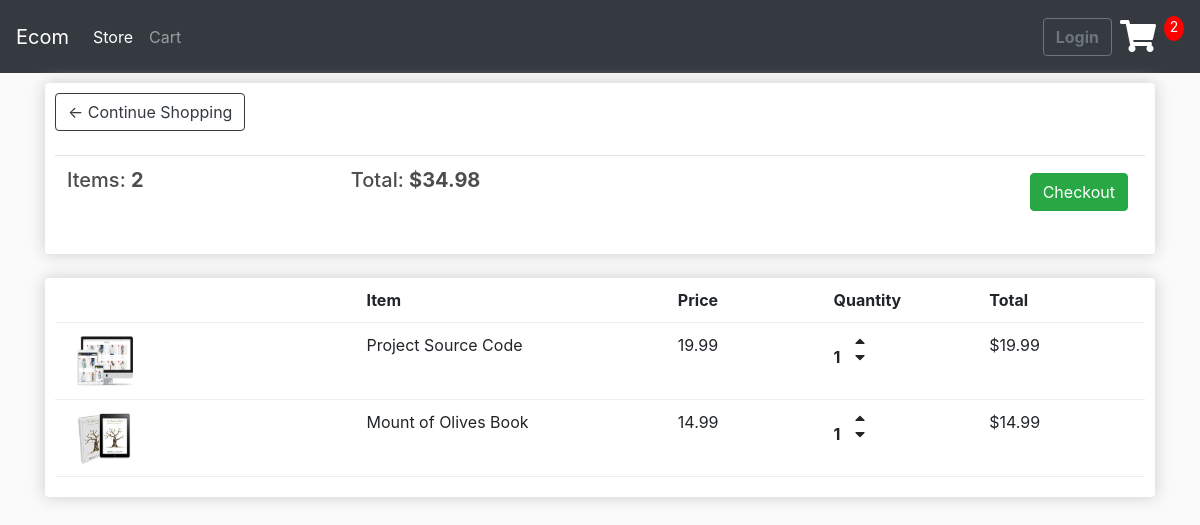
The app's page /cart/ (signed in) with its own data.
### store/models.py (models this page shows, shortened)
class Order(models.Model):
    customer = models.ForeignKey(
        Customer, on_delete=models.SET_NULL, blank=True, null=True)
    date_ordered = models.DateTimeField(auto_now_add=True)
    complete = models.BooleanField(default=False, null=True, blank=False)
    transaction_id = models.CharField(max_length=200, null=True)
    @property
    def get_cart_total(self):
        orderitems = self.orderitem_set.all()
        total = sum([item.get_total for item in orderitems])
        return total
    @property
    def get_cart_items(self):
        orderitems = self.orderitem_set.all()
        total = sum([item.quantity for item in orderitems])
        return total

class OrderItem(models.Model):
    product = models.ForeignKey(
        Product, on_delete=models.SET_NULL, blank=True, null=True)
    order = models.ForeignKey(
        Order, on_delete=models.SET_NULL, blank=True, null=True)
    quantity = models.IntegerField(default=0, null=True, blank=True)
    date_added = models.DateTimeField(auto_now_add=True)
    @property
    def get_total(self):
        total = self.product.price*self.quantity
        return total

class Product(models.Model):
    name = models.CharField(max_length=200, null=True)
    price = models.FloatField()
    digital = models.BooleanField(default=False, null=True, blank=False)
    image = models.ImageField(null=True, blank=True)
    @property
    def imageURL(self):
        url = "/images/cart.png"
        try:
            url = self.image.url
        except:
            url: "/images/cart.png"
        return url

### store/views.py (the view)
# urls.py: path('cart/', views.cart, name='cart'),
def cart(request):
    if(request.user.is_authenticated):
        customer = request.user.customer
        order, created = Order.objects.get_or_create(
            customer=customer, complete=False)
        items = order.orderitem_set.all()
        cartItems = order.get_cart_items
    else:
        items = []
        order = {'get_cart_total': 0, 'get_cart_items': 0, 'shipping': False, }
        cartItems = order['get_cart_items']
    context = {'items': items, 'order': order, 'cartItems': cartItems}
    return render(request, 'store/cart.html', context)

### store/templates/store/cart.html (shortened to what this page needs)
{% extends 'store/main.html' %}
{% load static  %}
{% block body %}
<div class="row">
  <div class="col-lg-12">
    <div class="box-element">
      <a href="{% url 'store' %}" class="btn btn-outline-dark">&#x2190; Continue Shopping</a><br><br>
      <table class="table">
        <tr>
          <th>
            <h5>Items: <strong>{{order.get_cart_items}}</strong></h5>
          </th>
          <th>
            <h5>Total: <strong>${{order.get_cart_total|floatformat:2}}</strong></h5>
          </th>
          <th>
            <a style="float: right; margin: 5px;" href="{%url 'checkout'%}" class="btn btn-success">Checkout</a>
          </th>
        </tr>
      </table>
    </div>
    <br>
    <div class="box-element">
      <div class="cart-row">
        <div style="flex: 2;"></div>
        <div style="flex: 2;"><strong>Item</strong></div>
        <div style="flex: 1;"><strong>Price</strong></div>
        <div style="flex: 1;"><strong>Quantity</strong></div>
        <div style="flex: 1;"><strong>Total</strong></div>
      </div>
      {% for item in items %}
      <div class="cart-row">
        <div style="flex: 2;"><img class="row-image" src="{{item.product.imageURL}}" alt=""></div>
        <div style="flex: 2;">{{item.product.name}}</div>
        <div style="flex: 1;">{{item.product.price|floatformat:2}}</div>
        <div style="flex: 1;">
          <p class="quantity">{{item.quantity}}</p>
          <div class="quantity">
            <i style="margin-top: 0px;" class="fas fa-caret-up chg-quantity update-cart" data-product={{item.product.id}} data-action="add"></i>
            <i style="margin-top: 0px;" class="fas fa-caret-down chg-quantity update-cart" data-product={{item.product.id}} data-action="remove"></i>
          </div>
        </div>
        <div style="flex: 1;">${{item.get_total|floatformat:2}}</div>
      </div>
      {% endfor %}
    </div>
  </div>
</div>
{% endblock body %}

### static/css/main.css (style rules this page uses)
body { background-color: hsl(0, 0%, 98%); }
h1, h2, h3, h4, h5, h6 { color: hsl(0, 0%, 30%); }
.box-element { box-shadow: hsl(0, 0%, 80%) 0 0 16px; background-color: #fff; border-radius: 4px; padding: 10px; }
.col-lg-4, .col-lg-6, .col-lg-8, .col-lg-12 { margin-top: 10px; }
.row-image { width: 100px; }
.cart-row { display: flex; align-items: flex-stretch; padding-bottom: 10px; margin-bottom: 10px; border-bottom: 1px solid #ececec; }
.quantity { display: inline-block; font-weight: 700; padding-right: 10px; }
.chg-quantity { width: 12px; cursor: pointer; display: block; transition: 0.1s; }

### records on screen
Order: get_cart_items "2", get_cart_total "34.98"
OrderItem: product.imageURL (picture), product.name "Project Source Code", product.price "19.99", quantity "1", get_total "19.99"
OrderItem: product.imageURL (picture), product.name "Mount of Olives Book", product.price "14.99", quantity "1", get_total "14.99"

### other values on screen
{{ cartItems }} "2"
